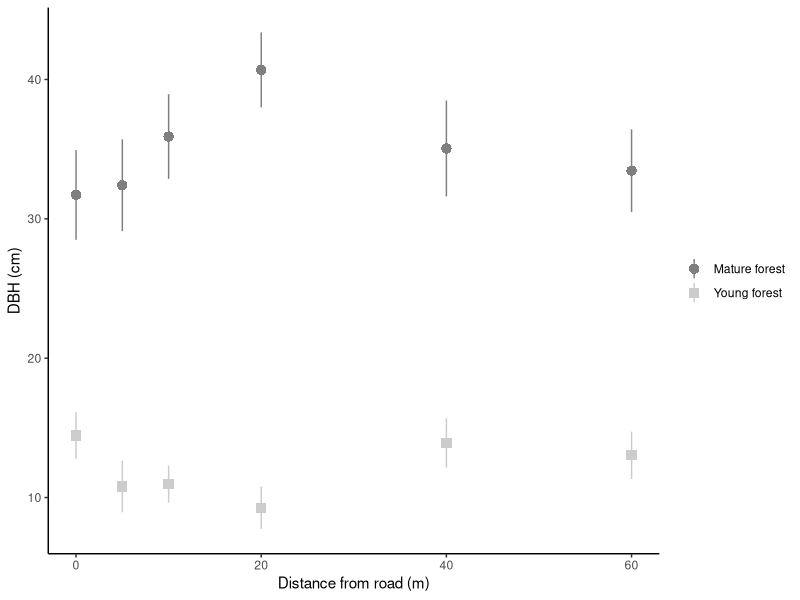
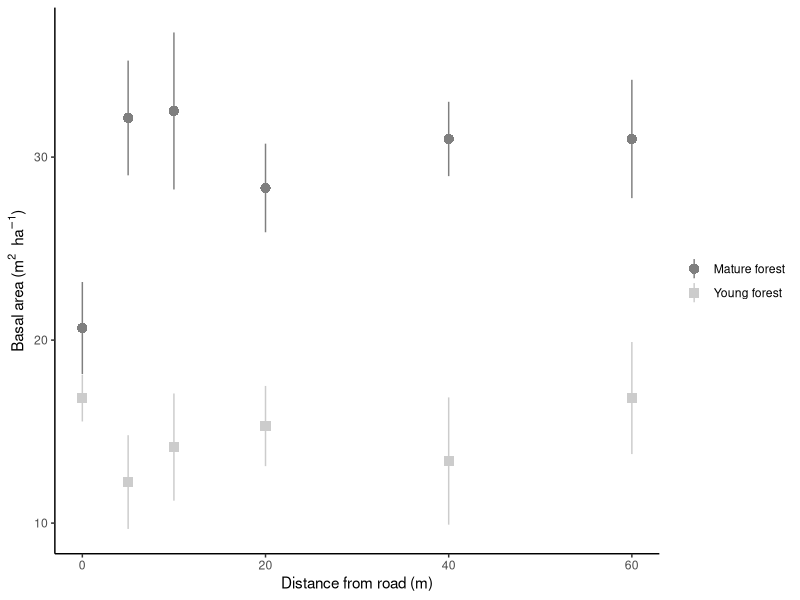
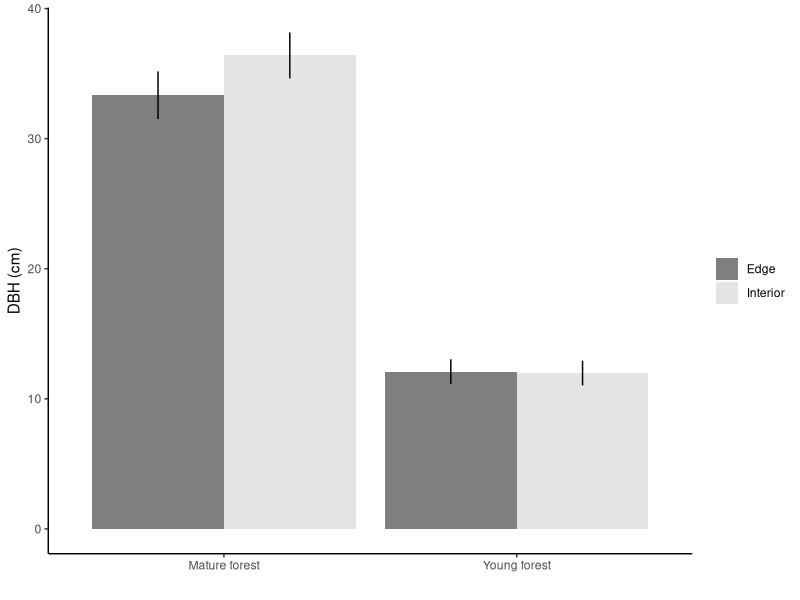
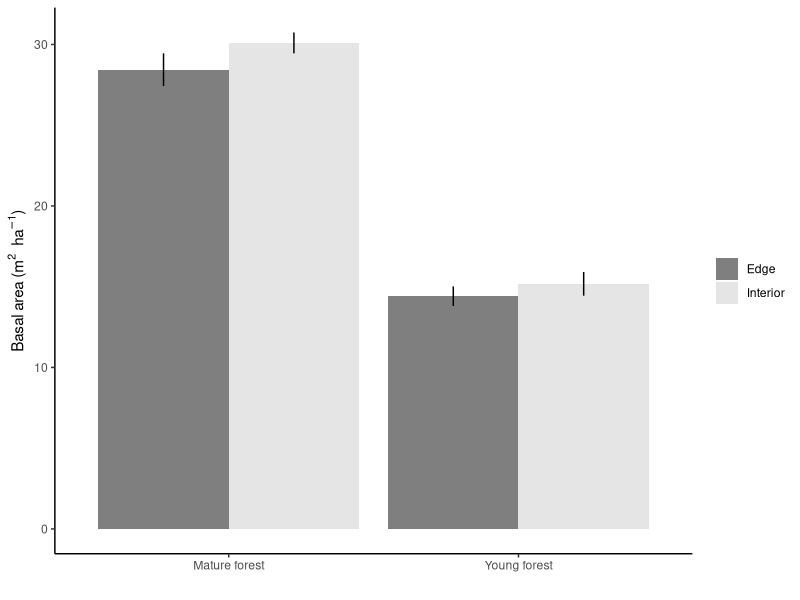
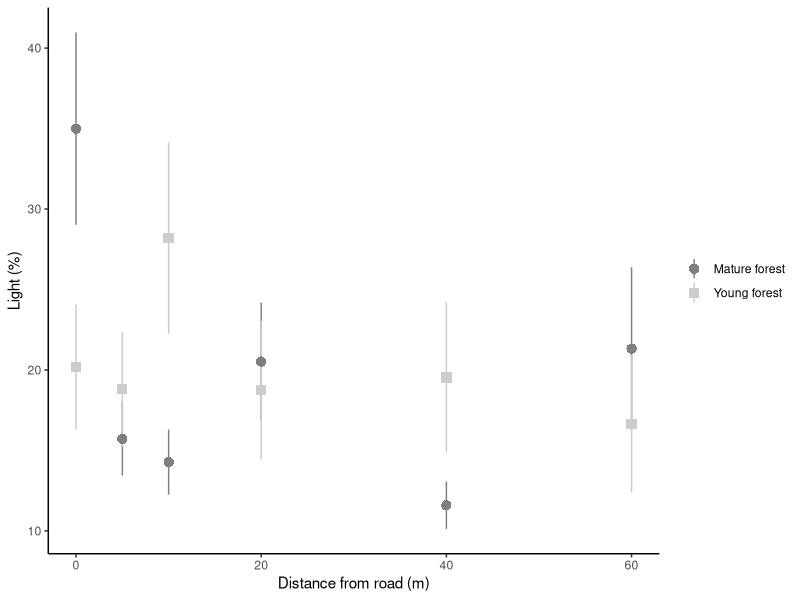
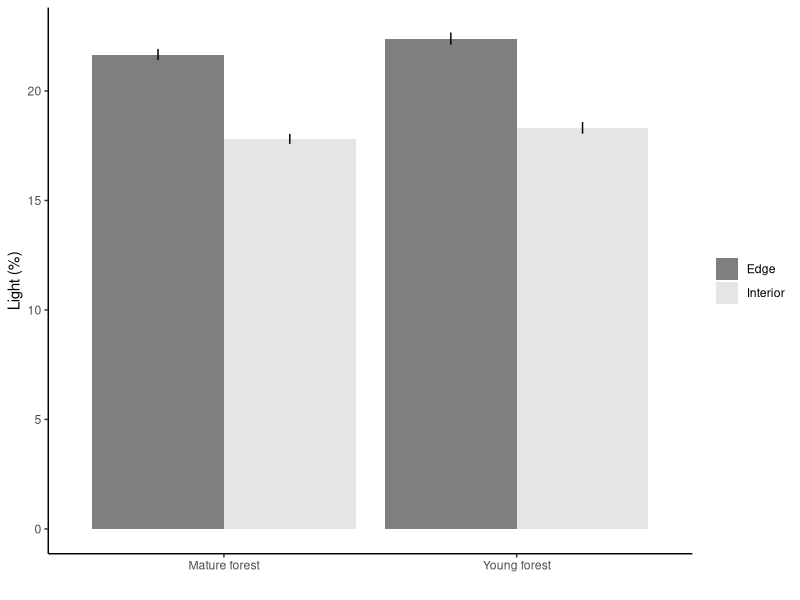
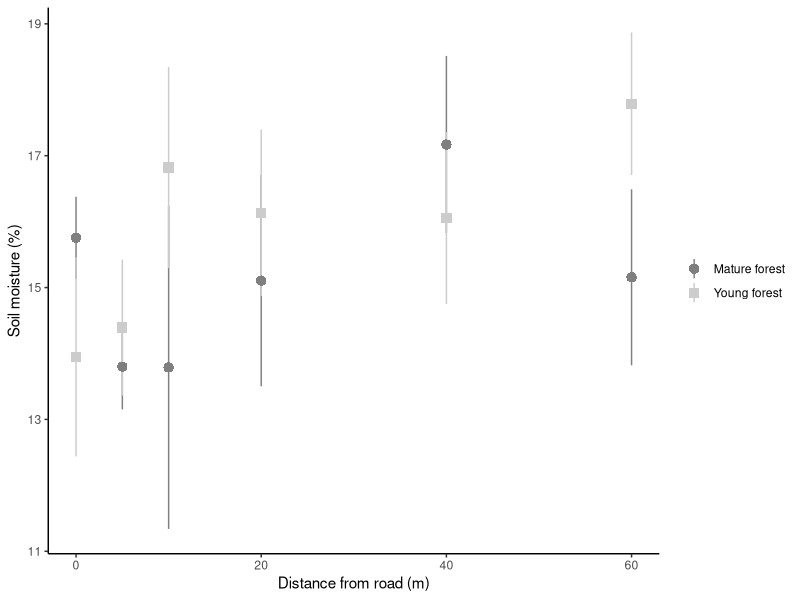
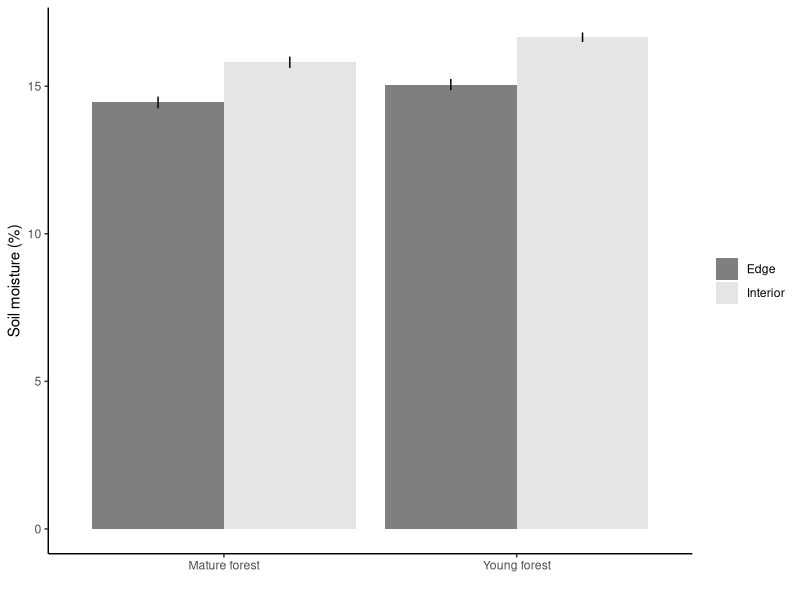

Recreate these plots in R, in order.
## ---- chunk 1

knitr::opts_chunk$set(fig.width = 7, fig.height = 3.5)
knitr::opts_chunk$set(dpi = 600)
knitr::opts_chunk$set(echo = F)
knitr::opts_chunk$set(warning = F)
knitr::opts_chunk$set(message = F)
# knitr::opts_chunk$set(eval = F)

# options(na.action = "na.fail")# global model setting for using multimodel inference 'dredge' function

## ---- chunk 2
# library(lme4); library(car); library(sciplot); library(lmerTest); 
# library(MuMIn)
library(plyr); library(dplyr); library(tidyr); library(readr)
library(ggplot2)
library(knitr)
## ---- chunk 3
seedling_data <- read_csv("data/seedling_growth_survival_data.csv")
germination_data <- read_csv("data/germination_data.csv")
forest_data <- read_csv("data/forest_trees.csv")
light_data <- read_csv("data/light2005_data.csv")
litter_data <- read_csv("data/litter.csv")
soil_moisture_data <- read_csv("data/soil_moisture2005_data.csv")
## ---- chunk 4

# summary(seedling_data)
# unique(seedling_data$species)
seedling_data <- filter(seedling_data, is.na(species)=="FALSE")
# filter(seedling_data, rgr_ht<0)
seedling_data <- seedling_data %>% 
  mutate(rgr_ht = (final_ht06 - initial_ht)/initial_ht)
## There are 97 negative values in this growth rate. Values are sometimes very inconsistent from the spring 2006 measurement to the final measurement
seedling_data <- mutate(seedling_data,
                        habitat_type = if_else(distance<20,"Edge","Interior"))

# summary(germination_data)
# unique(germination_data$species)
# filter(germination_data, is.na(seeds_germinated))$comments
germination_data <- germination_data %>% 
  mutate(pct_germinated = 100*(seeds_germinated/seeds_present),
         common_name = "",
         status = native_exotic,
         habitat_type = if_else(distance<20,"Edge","Interior"))

# summary(forest_data)
forest_data <- forest_data %>% 
  rename(distance = dist) %>% 
  mutate(habitat_type = if_else(distance<20,"Edge","Interior"))
# unique(forest_data$species)
# filter(forest_data, is.na(species))

# summary(light_data)
light_data <- mutate(light_data, habitat_type = if_else(distance<20,"Edge","Interior"))

# summary(litter_data)
litter_data <- litter_data %>% 
  rename(distance = dist) %>% 
  mutate(habitat_type = if_else(distance<20,"Edge","Interior"))

# summary(soil_moisture_data)
soil_moisture_data <- mutate(soil_moisture_data, habitat_type = if_else(distance<20,"Edge","Interior"))

# xtabs(~ species + native_exotic, germination_data)

## ---- chunk 5
germination_data$common_name[germination_data$species=="D"] <- "Dogwood"
germination_data$common_name[germination_data$species=="A"] <- "Autumn olive"
germination_data$common_name[germination_data$species=="H"] <- "Honeysuckle"
germination_data$common_name[germination_data$species=="P"] <- "Privet"
germination_data$common_name[germination_data$species=="R"] <- "Redbud"
germination_data$common_name[germination_data$species=="S"] <- "Spicebush"

germination_data$status[germination_data$status=="N"] <- "Native"
germination_data$status[germination_data$status=="E"] <- "Non-native"

species_table <- germination_data %>% 
  filter(site=="BB", distance==0) %>%
  select(species, status, common_name)
  
kable(species_table %>% 
        select(Species = common_name, Status = status) %>%
        arrange(Status)
      )
## ---- chunk 6

forest_data$age[forest_data$age=="M"] <- "Mature forest"
forest_data$age[forest_data$age=="Y"] <- "Young forest"
# levels(forest_data$age) <- c("Mature","Young")

#  Basal area calculation: "trees_in"*10 = basal area (ft^2 acre^-1)
#  Conversion to m^2 ha^-1: 1 acre = .404686 hectares; 1 ft^2 = .0929 m^2
forest_data <- forest_data %>%
  mutate(basal_area_m2_ha = trees_in*10*(.0929/.404686))

## DBH plot
ggplot(forest_data, aes(distance, dbh_cm, shape = age, color = age)) +
  scale_shape_manual(values = c(16,15)) +
  stat_summary(fun.data = "mean_se", geom = "pointrange", size = .7) +
  scale_color_manual(values = c("grey50", "grey80")) +
  theme_classic() +
  theme(legend.title = element_blank()) +
  xlab("Distance from road (m)") +
  ylab("DBH (cm)")

## Basal area plot
ggplot(forest_data, aes(distance, basal_area_m2_ha, shape = age, color = age)) +
  scale_shape_manual(values = c(16,15)) +
  stat_summary(fun.data = "mean_se", geom = "pointrange", size = .7) +
  scale_color_manual(values = c("grey50", "grey80")) +
  theme_classic() +
  theme(legend.title = element_blank()) +
  xlab("Distance from road (m)") +
  ylab(expression(paste("Basal area (", {m}^2, "  ", {ha}^-1, ")")))

## Summarise mean and SE into new dataframe
avg_forest_data <- forest_data %>%
  group_by(age, habitat_type) %>% 
  summarise(
    richness = n_distinct(species),
    avg_dbh = mean(dbh_cm, na.rm = T),
    se_dbh = sd(dbh_cm, na.rm = T)/sqrt(length(dbh_cm)),
    total_dbh = sum(dbh_cm, na.rm = T),
    avg_basal_area = mean(basal_area_m2_ha, na.rm = T),
    se_basal_area = sd(basal_area_m2_ha, na.rm = T)/sqrt(length(basal_area_m2_ha))
  )

ggplot(avg_forest_data, aes(age, avg_dbh, fill = habitat_type)) +
  geom_col(position = "dodge") +
  geom_errorbar(aes(ymin = avg_dbh - se_dbh, ymax = avg_dbh + se_dbh), width = 0, position = position_dodge(width = .9)) +
  scale_fill_manual(values = c("grey50", "grey90")) +
  theme_classic() +
  theme(legend.title = element_blank()) +
  xlab("") +
  ylab("DBH (cm)")

ggplot(avg_forest_data, aes(age, avg_basal_area, fill = habitat_type)) +
  geom_col(position = "dodge") +
  geom_errorbar(aes(ymin = avg_basal_area - se_basal_area, ymax = avg_basal_area + se_basal_area), width = 0, position = position_dodge(width = .9)) +
  scale_fill_manual(values = c("grey50", "grey90")) +
  theme_classic() +
  theme(legend.title = element_blank()) +
  xlab("") +
  ylab(expression(paste("Basal area (", {m}^2, "  ", {ha}^-1, ")")))

## ---- chunk 7

light_data$age[light_data$age=="M"] <- "Mature forest"
light_data$age[light_data$age=="Y"] <- "Young forest"

ggplot(light_data, aes(distance, pct_light, shape = age, color = age)) +
  scale_shape_manual(values = c(16,15)) +
  stat_summary(fun.data = "mean_se", geom = "pointrange", size = .7) +
  scale_color_manual(values = c("grey50", "grey80")) +
  theme_classic() +
  theme(legend.title = element_blank()) +
  xlab("Distance from road (m)") +
  ylab("Light (%)")


avg_light_data <- light_data %>% 
  group_by(age, habitat_type) %>% 
  summarise(avg_pct_light = mean(pct_light),
            se_pct_light = sd(pct_light)/length(pct_light))

ggplot(avg_light_data, aes(age, avg_pct_light, fill = habitat_type)) +
  geom_col(position = "dodge") +
  geom_errorbar(aes(ymin = avg_pct_light - se_pct_light, ymax = avg_pct_light + se_pct_light), width = 0, position = position_dodge(width = .9)) +
  scale_fill_manual(values = c("grey50", "grey90")) +
  theme_classic() +
  theme(legend.title = element_blank()) +
  xlab("") +
  ylab("Light (%)")

## ---- chunk 8

soil_moisture_data$age[soil_moisture_data$age=="M"] <- "Mature forest"
soil_moisture_data$age[soil_moisture_data$age=="Y"] <- "Young forest"

ggplot(soil_moisture_data, aes(distance, pct_moisture, shape = age, color = age)) +
  scale_shape_manual(values = c(16,15)) +
  stat_summary(fun.data = "mean_se", geom = "pointrange", size = .7) +
  # geom_smooth(method = "lm", se = F, show.legend = F) +
  scale_color_manual(values = c("grey50", "grey80")) +
  theme_classic() +
  theme(legend.title = element_blank()) +
  xlab("Distance from road (m)") +
  ylab("Soil moisture (%)")


# ggplot(soil_moisture_data, aes(age, pct_moisture, fill = habitat_type)) +
#   geom_boxplot(notch = F) +
#   # geom_violin() +
#   scale_fill_manual(values = c("black", "grey90")) +
#   theme_classic()

## Pooled soil moisture data
# ggplot(soil_moisture_data, aes(distance, pct_moisture)) +
#   # scale_shape_manual(values = c(16,15)) +
#   stat_summary(fun.data = "mean_se", geom = "pointrange", size = .7) +
#   # scale_color_manual(values = c("black", "grey65")) +
#   theme_classic()


avg_soil_data <- soil_moisture_data %>% 
  group_by(age, habitat_type) %>% 
  summarise(avg_pct_moisture = mean(pct_moisture),
            se_pct_moisture = sd(pct_moisture)/length(pct_moisture))

ggplot(avg_soil_data, aes(age, avg_pct_moisture, fill = habitat_type)) +
  geom_col(position = "dodge") +
  geom_errorbar(aes(ymin = avg_pct_moisture - se_pct_moisture, ymax = avg_pct_moisture + se_pct_moisture), width = 0, position = position_dodge(width = .9)) +
  scale_fill_manual(values = c("grey50", "grey90")) +
  theme_classic() +
  theme(legend.title = element_blank()) +
  xlab("") +
  ylab("Soil moisture (%)")

# soil_lm <- lm(pct_moisture ~ habitat_type*age, data = soil_moisture_data)
# summary(soil_lm)
# car::Anova(soil_lm, type = 3)

## ---- chunk 9

litter_data$age[litter_data$age=="M"] <- "Mature forest"
litter_data$age[litter_data$age=="Y"] <- "Young forest"


# .25*.25 = .0625 m^2
# 1 g = .001 kg
litter_data <- litter_data %>% 
  mutate(litter_kg_m2 = litter*(.001/.0625))

ggplot(litter_data, aes(distance, litter_kg_m2, shape = age, color = age)) +
  scale_shape_manual(values = c(16,15)) +
  stat_summary(fun.data = "mean_se", geom = "pointrange", size = .7) +
  # geom_smooth(method = "lm", se = F, show.legend = F) +
  scale_color_manual(values = c("grey50", "grey80")) +
  theme_classic() +
  theme(legend.title = element_blank()) +
  xlab("Distance from road (m)") +
  ylab(expression(paste("Litter (kg ", {m}^-2, ")")))


avg_litter_data <- litter_data %>% 
  group_by(age, habitat_type) %>% 
  summarise(avg_litter = mean(litter_kg_m2),
            se_litter = sd(litter_kg_m2)/length(litter_kg_m2))

ggplot(avg_litter_data, aes(age, avg_litter, fill = habitat_type)) +
  geom_col(position = "dodge") +
  geom_errorbar(aes(ymin = avg_litter - se_litter, ymax = avg_litter + se_litter), width = 0, position = position_dodge(width = .9)) +
  scale_fill_manual(values = c("grey50", "grey90")) +
  theme_classic() +
  theme(legend.title = element_blank()) +
  xlab("") +
  ylab(expression(paste("Litter (kg ", {m}^-2, ")")))

# litter_lm <- lm(litter_kg_m2 ~ distance*age, data = litter_data)
# summary(litter_lm)
# litter_lm2 <- lm(litter_kg_m2 ~ habitat_type*age, data = litter_data)
# summary(litter_lm2)
# 
# AIC(litter_lm)
# AIC(litter_lm2)

## ---- chunk 10

# names(germination_data)
germination_data$forest_age[germination_data$forest_age=="Y"] <- "Young forest"
germination_data$forest_age[germination_data$forest_age=="M"] <- "Mature forest"

germination_data$common_name <- factor(
  germination_data$common_name, levels = c("Autumn olive","Honeysuckle","Privet","Dogwood","Redbud","Spicebush"))
germination_data$status <- factor(germination_data$status, levels = c("Native","Non-native"))

avg_germination_data <- germination_data %>% 
  group_by(status, distance) %>% 
  summarise(avg_germinated = mean(pct_germinated, na.rm = T))

ggplot(germination_data, aes(distance, pct_germinated)) +
  stat_summary(aes(shape = common_name), fun.data = "mean_se", geom = "point", size = 2.5) +
  
  geom_smooth(aes(linetype = status), method = "lm", se = F, show.legend = F, color = "grey50") +
  
  # scale_shape_manual(values = c(rep(16, 3), rep(17, 3))) +
  # scale_color_manual(values = c(brewer.pal(3, "RdBu"), brewer.pal(3, "RdBu"))) +
  scale_linetype_manual(values = c(2,1)) +
  
  scale_color_brewer(palette = "RdBu") +
  facet_wrap(~forest_age) +
  theme_bw() +
  theme(strip.background = element_blank(),
        panel.grid = element_blank(),
        legend.title = element_blank()) +
  ylab("Percent germination") +
  xlab("Distance from road (m)")

# ggsave("figures/pct_germinated.png", dpi = 600, width = 7, height = 3.5)

## ---- chunk 11

# names(seedling_data)
seedling_data <- mutate(seedling_data, common_name = "")
seedling_data$common_name[seedling_data$species=="D"] <- "Dogwood"
seedling_data$common_name[seedling_data$species=="A"] <- "Autumn olive"
seedling_data$common_name[seedling_data$species=="H"] <- "Honeysuckle"
seedling_data$common_name[seedling_data$species=="P"] <- "Privet"
seedling_data$common_name[seedling_data$species=="R"] <- "Redbud"
seedling_data$common_name[seedling_data$species=="S"] <- "Spicebush"

seedling_data$common_name <- factor(
  seedling_data$common_name, levels = c("Autumn olive","Honeysuckle","Privet","Dogwood","Redbud","Spicebush"))

seedling_data$status[seedling_data$status=="n"] <- "Native"
seedling_data$status[seedling_data$status=="e"] <- "Non-native"

seedling_data$status <- factor(seedling_data$status, levels = c("Native","Non-native"))

seedling_data$forest_age[seedling_data$forest_age=="young"] <- "Young forest"
seedling_data$forest_age[seedling_data$forest_age=="mature"] <- "Mature forest"

## ---- chunk 12

ggplot(seedling_data, aes(distance, final_ht06)) +
  stat_summary(aes(shape = common_name), fun.data = "mean_se", geom = "point", size = 2.5) +
  geom_smooth(aes(linetype = status), method = "lm", se = F, show.legend = F, color = "grey50") +
  scale_linetype_manual(values = c(2,1)) +
  scale_color_brewer(palette = "RdBu") +
  facet_wrap(~forest_age) +
  theme_bw() +
  theme(strip.background = element_blank(),
        panel.grid = element_blank(),
        legend.title = element_blank()) +
  ylab("Height (cm)") +
  xlab("Distance from road (m)")

## ---- chunk 13

ggplot(seedling_data, aes(distance, diameter06)) +
  stat_summary(aes(shape = common_name), fun.data = "mean_se", geom = "point", size = 2.5) +
  geom_smooth(aes(linetype = status), method = "lm", se = F, show.legend = F, color = "grey50") +
  scale_linetype_manual(values = c(2,1)) +
  scale_color_brewer(palette = "RdBu") +
  facet_wrap(~forest_age) +
  theme_bw() +
  theme(strip.background = element_blank(),
        panel.grid = element_blank(),
        legend.title = element_blank()) +
  ylab("Diameter (mm)") +
  xlab("Distance from road (m)")

## ---- chunk 14

ggplot(seedling_data, aes(distance, tot_biomass)) +
  stat_summary(aes(shape = common_name), fun.data = "mean_se", geom = "point", size = 2.5) +
  geom_smooth(aes(linetype = status), method = "lm", se = F, show.legend = F, color = "grey50") +
  scale_linetype_manual(values = c(2,1)) +
  scale_color_brewer(palette = "RdBu") +
  facet_wrap(~forest_age) +
  theme_bw() +
  theme(strip.background = element_blank(),
        panel.grid = element_blank(),
        legend.title = element_blank()) +
  ylab("Biomass (g)") +
  xlab("Distance from road (m)")

## ---- chunk 15

ggplot(seedling_data, aes(distance, 100*rgr_ht)) +
  stat_summary(aes(shape = common_name), fun.data = "mean_se", geom = "point", size = 2.5) +
  geom_smooth(aes(linetype = status), method = "lm", se = F, show.legend = F, color = "grey50") +
  scale_linetype_manual(values = c(2,1)) +
  scale_color_brewer(palette = "RdBu") +
  facet_wrap(~forest_age) +
  theme_bw() +
  theme(strip.background = element_blank(),
        panel.grid = element_blank(),
        legend.title = element_blank()) +
  ylab("Relative growth (% of initial height)") +
  xlab("Distance from road (m)") 

## ---- chunk 16

# names(seedling_data)

herbiv <- select(seedling_data, site_name:status, common_name, starts_with("herb"))
herbiv <- herbiv %>% 
  gather(year, herbivory, herbivory04:herbivory06)
herbiv$year[herbiv$year=="herbivory04"] <- 2004
herbiv$year[herbiv$year=="herbivory05"] <- 2005
herbiv$year[herbiv$year=="herbivory06"] <- 2006

ggplot(herbiv, aes(distance, herbivory)) +
  stat_summary(aes(shape = common_name), fun.data = "mean_se", geom = "point", size = 2.5) +
  geom_smooth(aes(linetype = status), method = "lm", se = F, show.legend = F, color = "grey50") +
  scale_linetype_manual(values = c(2,1)) +
  scale_color_brewer(palette = "RdBu") +
  facet_grid(year~forest_age) +
  theme_bw() +
  theme(strip.background = element_blank(),
        panel.grid = element_blank(),
        legend.title = element_blank()) +
  ylab("Herbivory") +
  xlab("Distance from road (m)") 

## ---- chunk 17

surv <- select(seedling_data, site_name:status, common_name, starts_with("surv"))
surv <- surv %>% gather(year, survival, survival04:survival06)
surv$year[surv$year=="survival04"] <- 2004
surv$year[surv$year=="survival05"] <- 2005
surv$year[surv$year=="survival06"] <- 2006

surv <- surv %>% 
  group_by(year, distance, forest_age, status, common_name) %>% 
  filter(!is.na(survival)) %>% 
  summarise(pct_survival = 100*sum(survival)/length(survival))

ggplot(surv, aes(distance, pct_survival)) +
  stat_summary(aes(shape = common_name), fun.data = "mean_se", geom = "point", size = 2.5) +
  geom_smooth(aes(linetype = status), method = "lm", se = F, show.legend = F, color = "grey50") +
  scale_linetype_manual(values = c(2,1)) +
  scale_color_brewer(palette = "RdBu") +
  facet_grid(year~forest_age) +
  theme_bw() +
  theme(strip.background = element_blank(),
        panel.grid = element_blank(),
        legend.title = element_blank()) +
  ylab("Survival (%)") +
  xlab("Distance from road (m)") 

